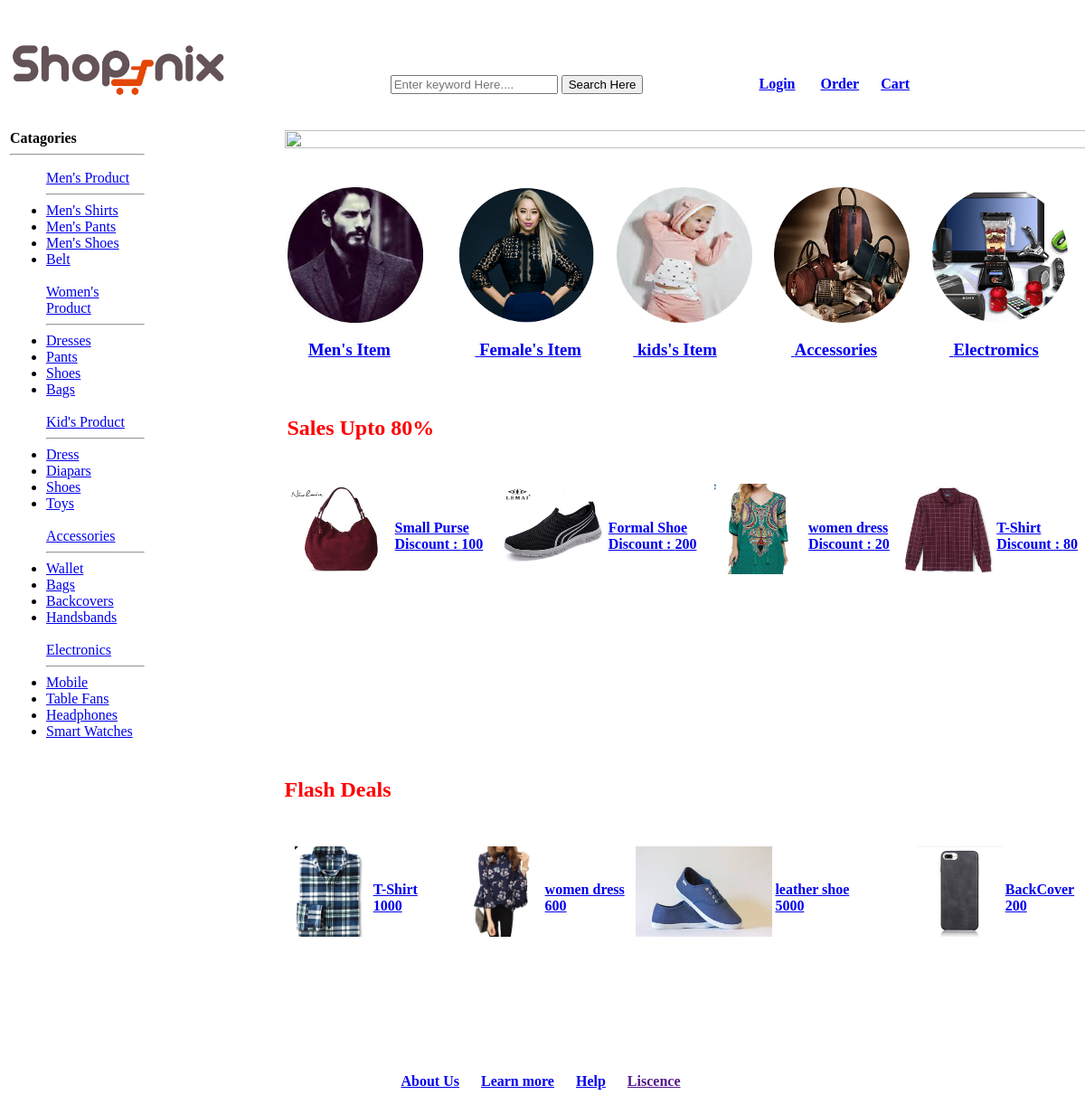
The app's page /app/visitor/home.php, older data.
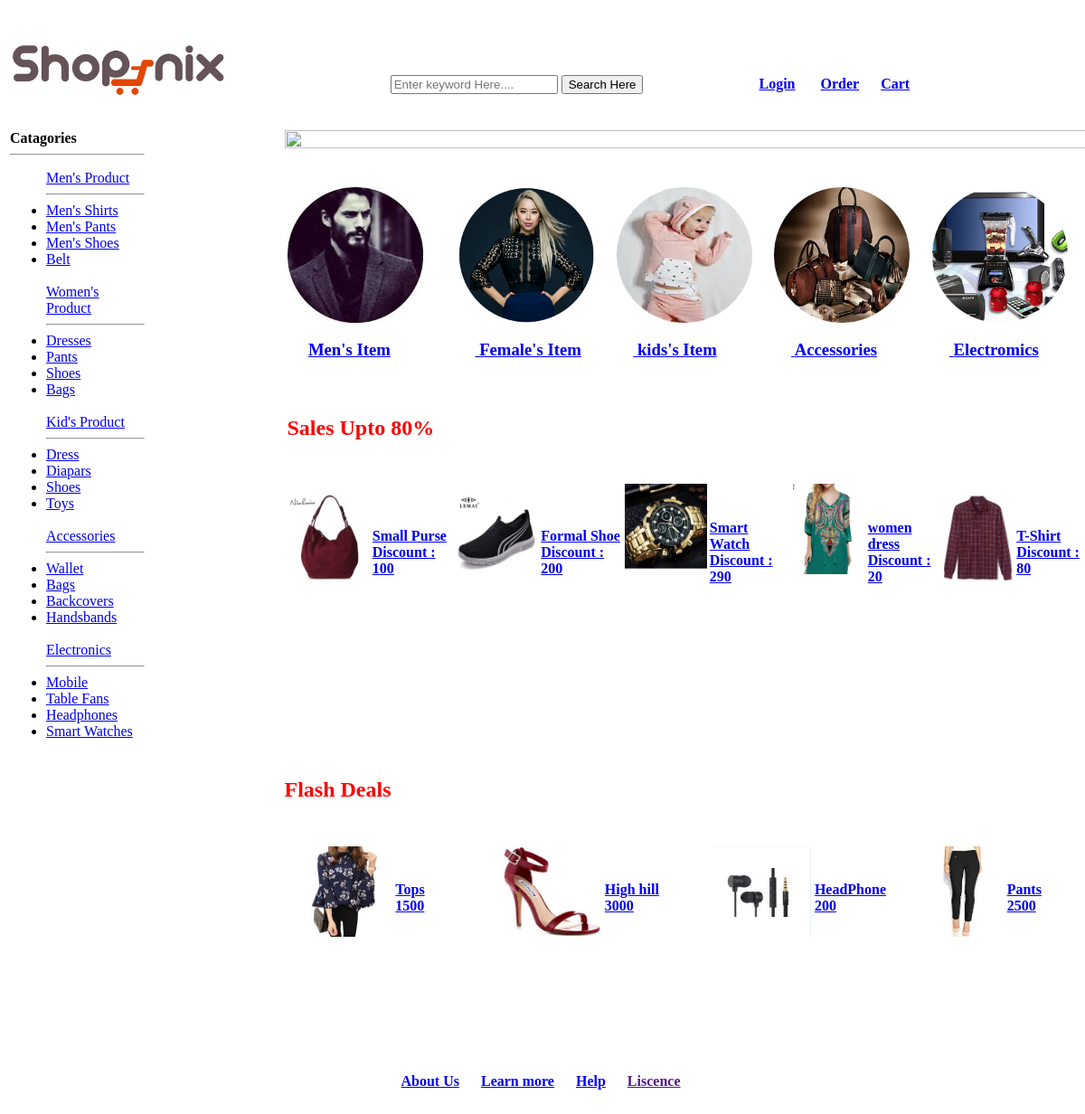
The same page, newer data.
### tables this page shows
CREATE TABLE `allproducts` (
  `code` varchar(255) NOT NULL,
  `name` varchar(255) NOT NULL,
  `catagory` varchar(255) NOT NULL,
  `subcatagory` varchar(255) NOT NULL,
  `color` varchar(255) NOT NULL,
  `material` varchar(500) NOT NULL,
  `size` varchar(20) NOT NULL,
  `description` varchar(255) NOT NULL,
  `bprice` double NOT NULL,
  `sprice` double NOT NULL,
  `quantity` int(11) NOT NULL,
  `offer` double NOT NULL,
  `pdpic` varchar(500) NOT NULL
);

CREATE TABLE `todaysoffers` (
  `code` varchar(500) NOT NULL,
  `name` varchar(500) NOT NULL,
  `catagory` varchar(500) NOT NULL,
  `subcatagory` varchar(500) NOT NULL,
  `color` varchar(500) NOT NULL,
  `material` varchar(500) NOT NULL,
  `size` varchar(20) NOT NULL,
  `description` varchar(500) NOT NULL,
  `cost` double NOT NULL,
  `quantity` int(11) NOT NULL,
  `offer` double NOT NULL,
  `pdpic` varchar(255) NOT NULL,
  `bprice` varchar(255) NOT NULL
);

### data/product_access.php (called while the page is built, shortened)
<?php
	if(require_once("db.php")){
  function discount()
		{
			$sql = "SELECT * FROM allproducts WHERE offer != 0";
			$result = executeSQL($sql);
			$catgorymen = array();
			for($i=0; $row=mysqli_fetch_assoc($result); ++$i)
			{
            $catgorymen[$i] = $row;
			}
        return $catgorymen;
		}
  function todaysoffers()
		{
			$sql = "SELECT * FROM todaysoffers WHERE offer != 0";
			$result = executeSQL($sql);
			$catgorymen = array();
			for($i=0; $row=mysqli_fetch_assoc($result); ++$i)
			{
            $catgorymen[$i] = $row;
			}
        return $catgorymen;
		}
	}
	else{
		echo "Database not found";
	}
?>

### data/db.php (called while the page is built, shortened)
<?php
    $host="127.0.0.1";
    $user="root";
    $pass="";
    $dbname="ecommerce";
    $port=3306;
    function executeSQL($sql){
        global $host, $user, $pass, $dbname, $port;
        $link=mysqli_connect($host, $user, $pass, $dbname, $port);
        $result = mysqli_query($link, $sql);
        return $result;
    }
?>

### app/visitor/home.php (the view, shortened to what the changed rows need)
<?php include "../../data/product_access.php"; ?>
<?php
        $catgorymen = discount();
        $offer = todaysoffers();
?>
<html>
<head><title>Home</title></head>
	<table align="center" width="1200" >
			<tr>
         <th colspan="3" align="center" width="60%">
             <a href="home.php"><img src="pictures\ali.png" align="left" align="top" width="20%"></a>
            <br>
            <br>
                <input type="text" name="search" placeholder="Enter keyword Here....">
                <input type="submit" value="Search Here"/>&nbsp;&nbsp;&nbsp;&nbsp;&nbsp;&nbsp;&nbsp;&nbsp;&nbsp;&nbsp;&nbsp;&nbsp;&nbsp;&nbsp;&nbsp;
                  &nbsp;&nbsp;&nbsp;&nbsp;&nbsp; &nbsp;&nbsp;&nbsp;&nbsp;&nbsp;&nbsp;&nbsp;&nbsp;&nbsp;&nbsp;<a href="../account/login.php">Login</a>  &nbsp;&nbsp;&nbsp;&nbsp;&nbsp;
                <a href="../account/login.php">Order</a>&nbsp;&nbsp;&nbsp;&nbsp;&nbsp;
                <a href="cart.php">Cart</a>&nbsp;&nbsp;&nbsp;&nbsp;&nbsp;<br><br><br>
    </tr>
		<tr>
			<td valign="top" width="40%" >
					<table align="left" width="100%" >
					<tr>
						<tr>
						<br>
						<br>
							<td><h2><font color="red" >Sales Upto 80%</font></h2></td>
						</tr>
						<table align="left" width="100%" >
					<?php foreach ($catgorymen as $productn) { ?>
						<td>
							<a href="man product.php?id=<?=$productn['code']?>"><img src="pictures\<?=$productn['pdpic'] ;?>" align="left" align="top" width="50%" height="100" ><br><h4><?=$productn['name']; ?> <br>Discount : <?=$productn['offer'] ;?></h4></a>	<br><br><br><br><br><br>
							</td>
					<?php } ?>
					</table>
						<tr>
						<br>
						<br>
							<td><h2><font color="red" >Flash Deals</font></h2></td>
						</tr>
						<tr>
                        <td>
						<table align="left" width="100%" >
					<?php foreach ($offer as $product) { ?>
						<td></td>
						<td>
							<a href="flat.php?id=<?=$product['code']?>"><img src="pictures\<?=$product['pdpic'] ;?>" align="left" align="top" width="50%" height="100" ><br><h4><?=$product['name']; ?> <br><?=$product['cost'] ;?></h4></a>	<br><br><br><br><br><br>
							</td>
					<?php } ?>
					</table>
					</td>
					</tr>
						</tr>
			</td>
	</tr>
			<tr height="100">
				<th colspan="4">
					<a href="aboutus.php">About Us</a>&nbsp;&nbsp;&nbsp;&nbsp;&nbsp;
					<a href="learnmore.php">Learn more</a>&nbsp;&nbsp;&nbsp;&nbsp;&nbsp;
					<a href="help.php">Help</a>&nbsp;&nbsp;&nbsp;&nbsp;&nbsp;
					<a href="">Liscence</a>&nbsp;&nbsp;&nbsp;&nbsp;&nbsp;
				</th>
			</tr>
	</table>
</html>

Row changes from the older to the newer data that the page shows:
removed todaysoffers: pdpic (picture), name "T-Shirt", cost "1000"
removed todaysoffers: pdpic (picture), name "women dress", cost "600"
removed todaysoffers: pdpic (picture), name "leather shoe", cost "5000"
removed todaysoffers: pdpic (picture), name "BackCover", cost "200"
now on this page (row edited): allproducts: pdpic (picture), name "Smart Watch", offer "290"
added todaysoffers: pdpic (picture), name "Tops", cost "1500"
added todaysoffers: pdpic (picture), name "High hill", cost "3000"
added todaysoffers: pdpic (picture), name "HeadPhone", cost "200"
added todaysoffers: pdpic (picture), name "Pants", cost "2500"
